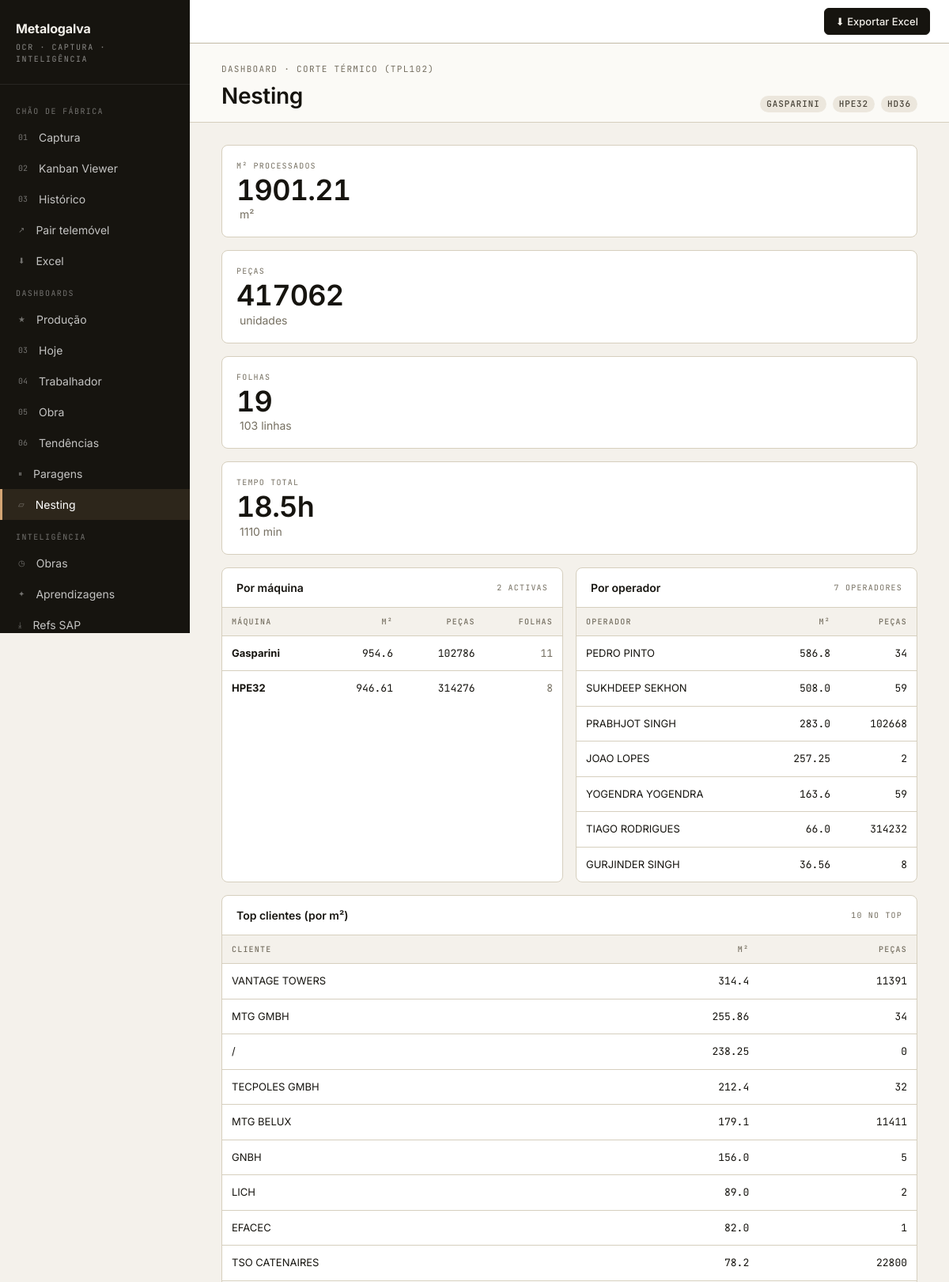
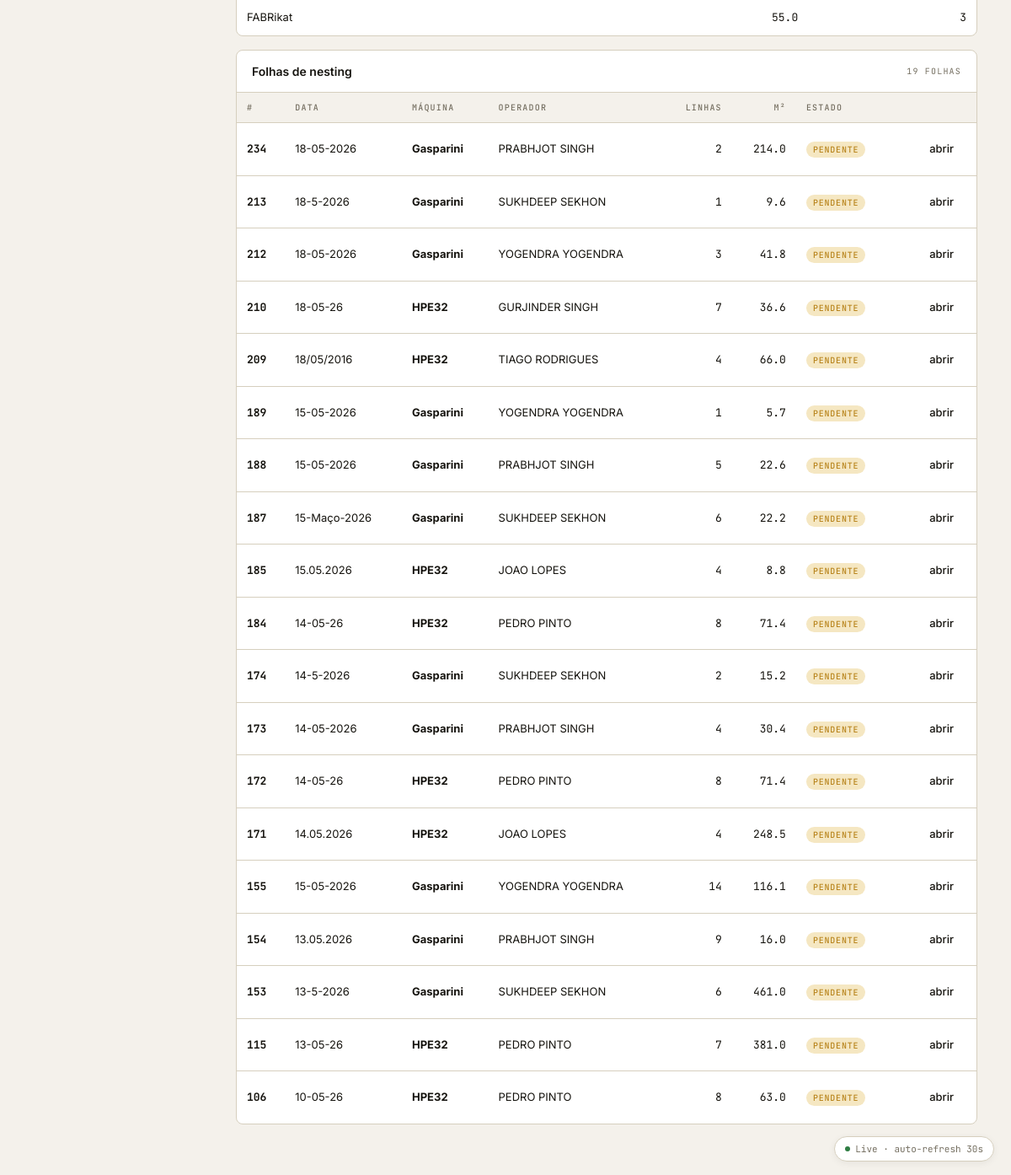
The app's page /dashboard/nesting with its own data (2 pictures, top to bottom).
### tables this page shows
CREATE TABLE sheets (
    id INTEGER PRIMARY KEY AUTOINCREMENT,
    image_path TEXT NOT NULL,
    captured_at TIMESTAMP DEFAULT CURRENT_TIMESTAMP,
    status TEXT NOT NULL DEFAULT 'pending',
    operador TEXT,
    sheet_data TEXT,
    raw_extraction TEXT,
    dq_audit TEXT,
    extracted_at TIMESTAMP,
    validated_at TIMESTAMP,
    error_message TEXT
, image_rotation INTEGER NOT NULL DEFAULT 0, shadow_scoring_json TEXT, shadow_scored_at TIMESTAMP);

### backend/app/web/main.py (the view)
@app.get("/dashboard/nesting", response_class=HTMLResponse)
def dashboard_nesting(request: Request) -> Response:
    from app.gemini import list_gemini_sheets, aggregate_gemini
    db_path = _DATA_DIR / "app.db"
    sheets = list_gemini_sheets(db_path)
    agg = aggregate_gemini(sheets)
    return templates.TemplateResponse(
        request,
        "dashboard_nesting.html",
        {
            "sheets": sheets,
            "agg": agg,
            "active_tab": "nesting",
        },
    )

### backend/app/web/templates/dashboard_nesting.html (shortened to what this page needs)
{% extends "base.html" %}
{% set live = true %}
{% block content %}
<div class="page-h">
  <div>
    <div class="page-eyebrow">Dashboard · Corte térmico (TPL102)</div>
    <h1 class="page-title">Nesting</h1>
  </div>
  <div style="display:flex; gap:8px; align-items:center;">
    <span class="pill neutral mono" style="font-size:11px;">GASPARINI</span>
    <span class="pill neutral mono" style="font-size:11px;">HPE32</span>
    <span class="pill neutral mono" style="font-size:11px;">HD36</span>
  </div>
</div>
<div id="dash-data" class="page-content"
     hx-get="{{ request.url }}"
     hx-trigger="every 30s"
     hx-select="#dash-data"
     hx-swap="outerHTML">
  <div class="kpi-grid" style="margin-bottom:16px;">
    <div class="kpi">
      <div class="kpi-l">M² PROCESSADOS</div>
      <div class="kpi-v">{{ agg.total_m2 }}</div>
      <div class="kpi-u muted">m²</div>
    </div>
    <div class="kpi">
      <div class="kpi-l">PEÇAS</div>
      <div class="kpi-v">{{ agg.total_qty }}</div>
      <div class="kpi-u muted">unidades</div>
    </div>
    <div class="kpi">
      <div class="kpi-l">FOLHAS</div>
      <div class="kpi-v">{{ agg.n_sheets }}</div>
      <div class="kpi-u muted">{{ agg.n_entries }} linhas</div>
    </div>
    <div class="kpi">
      <div class="kpi-l">TEMPO TOTAL</div>
      <div class="kpi-v">{{ agg.total_hours }}h</div>
      <div class="kpi-u muted">{{ agg.total_minutes }} min</div>
    </div>
  </div>
  {% if agg.n_entries == 0 %}
    <div class="card" style="text-align:center; padding:48px;">
      <div class="muted" style="font-size:14px;">
        Sem registos de nesting ainda.<br>
        Tira foto de um kanban <b>GASPARINI</b>, <b>HPE32</b> ou <b>HD36</b>
        em <a href="/capture" style="color:var(--accent-ink);">/capture</a>
        — o sistema deteta automaticamente o template e regista aqui.
      </div>
    </div>
  {% else %}
  <div style="display:grid; grid-template-columns: 1fr 1fr; gap:16px;">
    <div class="card">
      <div class="card-h">
        <div class="card-h-title">Por máquina</div>
        <div class="card-h-sub">{{ agg.by_machine|length }} activas</div>
      </div>
      <div class="scroll-x">
        <table class="tbl">
          <thead>
            <tr>
              <th>Máquina</th>
              <th style="text-align:right;">m²</th>
              <th style="text-align:right;">Peças</th>
              <th style="text-align:right;">Folhas</th>
            </tr>
          </thead>
          <tbody>
            {% for m in agg.by_machine %}
            <tr>
              <td><b>{{ m.name }}</b></td>
              <td class="mono" style="text-align:right;">{{ m.m2 }}</td>
              <td class="mono" style="text-align:right;">{{ m.qtd }}</td>
              <td class="mono muted" style="text-align:right;">{{ m.sheets }}</td>
            </tr>
            {% endfor %}
          </tbody>
        </table>
      </div>
    </div>
    <div class="card">
      <div class="card-h">
        <div class="card-h-title">Por operador</div>
        <div class="card-h-sub">{{ agg.by_operador|length }} operadores</div>
      </div>
      <div class="scroll-x">
        <table class="tbl">
          <thead>
            <tr>
              <th>Operador</th>
              <th style="text-align:right;">m²</th>
              <th style="text-align:right;">Peças</th>
            </tr>
          </thead>
          <tbody>
            {% for o in agg.by_operador %}
            <tr>
              <td>{{ o.operador }}</td>
              <td class="mono" style="text-align:right;">{{ o.m2 }}</td>
              <td class="mono" style="text-align:right;">{{ o.qtd }}</td>
            </tr>
            {% endfor %}
          </tbody>
        </table>
      </div>
    </div>
  </div>
  <div class="card" style="margin-top:16px;">
    <div class="card-h">
      <div class="card-h-title">Top clientes (por m²)</div>
      <div class="card-h-sub">{{ agg.by_cliente|length }} no top</div>
    </div>
    <div class="scroll-x">
      <table class="tbl">
        <thead>
          <tr>
            <th>Cliente</th>
            <th style="text-align:right;">m²</th>
            <th style="text-align:right;">Peças</th>
          </tr>
        </thead>
        <tbody>
          {% for c in agg.by_cliente %}
          <tr>
            <td>{{ c.cliente }}</td>
            <td class="mono" style="text-align:right;">{{ c.m2 }}</td>
            <td class="mono" style="text-align:right;">{{ c.qtd }}</td>
          </tr>
          {% endfor %}
        </tbody>
      </table>
    </div>
  </div>
  <div class="card" style="margin-top:16px;">
    <div class="card-h">
      <div class="card-h-title">Folhas de nesting</div>
      <div class="card-h-sub">{{ sheets|length }} folhas</div>
    </div>
    <div class="scroll-x">
      <table class="tbl">
        <thead>
          <tr>
            <th>#</th>
            <th>Data</th>
            <th>Máquina</th>
            <th>Operador</th>
            <th style="text-align:right;">Linhas</th>
            <th style="text-align:right;">m²</th>
            <th>Estado</th>
            <th></th>
          </tr>
        </thead>
        <tbody>
          {% for s in sheets %}
          {% set total_m2 = s.rows | map(attribute='m2_val') | reject('none') | sum %}
          <tr>
            <td class="mono"><b>{{ s.sheet_id }}</b></td>
            <td>{{ s.sheet_date or '—' }}</td>
            <td><b>{{ s.machine }}</b></td>
            <td>{{ s.operador or '—' }}</td>
            <td class="mono" style="text-align:right;">{{ s.rows|length }}</td>
            <td class="mono" style="text-align:right;">{{ "%.1f"|format(total_m2) }}</td>
            <td>
              {% if s.status == 'validated' %}
                <span class="pill ok">validada</span>
              {% elif s.status == 'extracted' %}
                <span class="pill warn">pendente</span>
              {% elif s.status == 'error' %}
                <span class="pill crit">erro</span>
              {% else %}
                <span class="pill neutral">{{ s.status }}</span>
              {% endif %}
            </td>
            <td style="text-align:right;">
              <a href="/sheet/{{ s.sheet_id }}" class="btn ghost">abrir</a>
            </td>
          </tr>
          {% endfor %}
        </tbody>
      </table>
    </div>
  </div>
  {% endif %}
</div>
{% endblock %}

### backend/app/web/templates/base.html (shortened to what this page needs)
<!DOCTYPE html>
<html lang="pt">
<head>
  <link rel="stylesheet" href="/static/design.css">
</head>
{% set is_mobile = request.state.mobile if request.state.mobile is defined else false %}
<body class="{{ 'mobile' if is_mobile else 'desktop' }}">
{% set path = request.url.path %}
{% set is_capture = path.startswith('/capture') %}
{% set is_pair = path.startswith('/pair') %}
{% set is_queue = path.startswith('/queue') or path.startswith('/sheet') %}
{% set is_kanbans = path.startswith('/kanbans') %}
{% set is_excel = path.startswith('/excel') %}
{% set is_today = path == '/dashboard' or (active_tab is defined and active_tab == 'today') %}
{% set is_production = path.startswith('/dashboard/production') or (active_tab is defined and active_tab == 'production') %}
{% set is_workers = active_tab is defined and active_tab == 'workers' %}
{% set is_jobs = active_tab is defined and active_tab == 'jobs' %}
{% set is_trends = active_tab is defined and active_tab == 'trends' %}
{% set is_alerts = active_tab is defined and active_tab == 'alerts' %}
{% set is_learnings = path.startswith('/learnings') %}
{% set is_refs = path.startswith('/refs') %}
{% set is_obras = path.startswith('/obras') %}
{% set is_downtime = active_tab is defined and active_tab == 'downtime' %}
{% set is_nesting = active_tab is defined and active_tab == 'nesting' %}
<div class="app">
  {% if not is_mobile %}
  <aside class="sidebar">
    <div class="sb-brand">
      <div class="sb-brand-title">Metalogalva</div>
      <div class="sb-brand-sub">OCR · Captura · Inteligência</div>
    </div>
    <div class="sb-section">Chão de Fábrica</div>
    <a class="sb-item {% if is_capture %}active{% endif %}" href="/capture">
      <span class="sb-num">01</span>
      <span>Captura</span>
    </a>
    <a class="sb-item {% if is_kanbans %}active{% endif %}" href="/kanbans">
      <span class="sb-num">02</span>
      <span>Kanban Viewer</span>
    </a>
    <a class="sb-item {% if is_queue %}active{% endif %}" href="/queue">
      <span class="sb-num">03</span>
      <span>Histórico</span>
    </a>
    <a class="sb-item {% if is_pair %}active{% endif %}" href="/pair">
      <span class="sb-num">↗</span>
      <span>Pair telemóvel</span>
    </a>
    <a class="sb-item {% if is_excel %}active{% endif %}" href="/excel">
      <span class="sb-num">⬇</span>
      <span>Excel</span>
    </a>
    <div class="sb-section">Dashboards</div>
    <a class="sb-item {% if is_production %}active{% endif %}" href="/dashboard/production">
      <span class="sb-num">★</span>
      <span>Produção</span>
    </a>
    <a class="sb-item {% if is_today %}active{% endif %}" href="/dashboard">
      <span class="sb-num">03</span>
      <span>Hoje</span>
    </a>
    <a class="sb-item {% if is_workers %}active{% endif %}" href="/dashboard/workers">
      <span class="sb-num">04</span>
      <span>Trabalhador</span>
    </a>
    <a class="sb-item {% if is_jobs %}active{% endif %}" href="/dashboard/jobs">
      <span class="sb-num">05</span>
      <span>Obra</span>
    </a>
    <a class="sb-item {% if is_trends %}active{% endif %}" href="/dashboard/trends">
      <span class="sb-num">06</span>
      <span>Tendências</span>
    </a>
    <a class="sb-item {% if is_downtime %}active{% endif %}" href="/dashboard/downtime">
      <span class="sb-num">⏸</span>
      <span>Paragens</span>
    </a>
    <a class="sb-item {% if is_nesting %}active{% endif %}" href="/dashboard/nesting">
      <span class="sb-num">▱</span>
      <span>Nesting</span>
    </a>
    <div class="sb-section">Inteligência</div>
    <a class="sb-item {% if is_obras %}active{% endif %}" href="/obras">
      <span class="sb-num">◷</span>
      <span>Obras</span>
    </a>
    <a class="sb-item {% if is_learnings %}active{% endif %}" href="/learnings">
      <span class="sb-num">✦</span>
      <span>Aprendizagens</span>
    </a>
    <a class="sb-item {% if is_refs %}active{% endif %}" href="/refs">
      <span class="sb-num">⤓</span>
      <span>Refs SAP</span>
    </a>
  </aside>
  {% endif %}
  <main class="main">
    {% if not is_mobile %}
    <div class="topbar"
         style="display:flex; justify-content:flex-end; align-items:center;
                gap:10px; padding:10px 24px; border-bottom:1px solid var(--rule-2);
                background:var(--bg-1, #fff); position:sticky; top:0; z-index:50;">
      <button class="btn primary" type="button"
              @click="$dispatch('open-export-modal')" x-data>
        ⬇ Exportar Excel
      </button>
    </div>
    {% endif %}
    {% block content %}{% endblock %}
  </main>
</div>
{% if live is defined and live %}
<div x-data="liveBanner({{ request.state.watermark if request.state.watermark is defined else 0 }})"
     @htmx:before-request.window="onBefore()"
     @htmx:after-request.window="onAfter($event)">
  <div class="live-pulse" :class="{ refreshing: refreshing }">
    <span x-show="!refreshing">Live · auto-refresh 30s</span>
  </div>
</div>
{% endif %}
</body>
</html>

### records on screen
sheets: sheet_id "234", sheet_date "18-05-2026", machine "Gasparini", operador "PRABHJOT SINGH", rows|length "2", total_m2 "214.0", status "PENDENTE"
sheets: sheet_id "213", sheet_date "18-5-2026", machine "Gasparini", operador "SUKHDEEP SEKHON", rows|length "1", total_m2 "9.6", status "PENDENTE"
sheets: sheet_id "212", sheet_date "18-05-2026", machine "Gasparini", operador "YOGENDRA YOGENDRA", rows|length "3", total_m2 "41.8", status "PENDENTE"
sheets: sheet_id "210", sheet_date "18-05-26", machine "HPE32", operador "GURJINDER SINGH", rows|length "7", total_m2 "36.6", status "PENDENTE"
sheets: sheet_id "209", sheet_date "18/05/2016", machine "HPE32", operador "TIAGO RODRIGUES", rows|length "4", total_m2 "66.0", status "PENDENTE"
sheets: sheet_id "189", sheet_date "15-05-2026", machine "Gasparini", operador "YOGENDRA YOGENDRA", rows|length "1", total_m2 "5.7", status "PENDENTE"
sheets: sheet_id "188", sheet_date "15-05-2026", machine "Gasparini", operador "PRABHJOT SINGH", rows|length "5", total_m2 "22.6", status "PENDENTE"
sheets: sheet_id "187", sheet_date "15-Maço-2026", machine "Gasparini", operador "SUKHDEEP SEKHON", rows|length "6", total_m2 "22.2", status "PENDENTE"
sheets: sheet_id "185", sheet_date "15.05.2026", machine "HPE32", operador "JOAO LOPES", rows|length "4", total_m2 "8.8", status "PENDENTE"
sheets: sheet_id "184", sheet_date "14-05-26", machine "HPE32", operador "PEDRO PINTO", rows|length "8", total_m2 "71.4", status "PENDENTE"
sheets: sheet_id "174", sheet_date "14-5-2026", machine "Gasparini", operador "SUKHDEEP SEKHON", rows|length "2", total_m2 "15.2", status "PENDENTE"
sheets: sheet_id "173", sheet_date "14-05-2026", machine "Gasparini", operador "PRABHJOT SINGH", rows|length "4", total_m2 "30.4", status "PENDENTE"
sheets: sheet_id "172", sheet_date "14-05-26", machine "HPE32", operador "PEDRO PINTO", rows|length "8", total_m2 "71.4", status "PENDENTE"
sheets: sheet_id "171", sheet_date "14.05.2026", machine "HPE32", operador "JOAO LOPES", rows|length "4", total_m2 "248.5", status "PENDENTE"
sheets: sheet_id "155", sheet_date "15-05-2026", machine "Gasparini", operador "YOGENDRA YOGENDRA", rows|length "14", total_m2 "116.1", status "PENDENTE"
sheets: sheet_id "154", sheet_date "13.05.2026", machine "Gasparini", operador "PRABHJOT SINGH", rows|length "9", total_m2 "16.0", status "PENDENTE"
sheets: sheet_id "153", sheet_date "13-5-2026", machine "Gasparini", operador "SUKHDEEP SEKHON", rows|length "6", total_m2 "461.0", status "PENDENTE"
sheets: sheet_id "115", sheet_date "13-05-26", machine "HPE32", operador "PEDRO PINTO", rows|length "7", total_m2 "381.0", status "PENDENTE"
sheets: sheet_id "106", sheet_date "10-05-26", machine "HPE32", operador "PEDRO PINTO", rows|length "8", total_m2 "63.0", status "PENDENTE"

### other values on screen
{{ agg.total_m2 }} "1901.21"
{{ agg.total_qty }} "417062"
{{ agg.n_sheets }} "19"
{{ agg.n_entries }} "103"
{{ agg.total_hours }} "18.5"
{{ agg.total_minutes }} "1110"
{{ agg.by_machine|length }} "2"
{{ m.name }} "Gasparini" "HPE32"
{{ m.m2 }} "954.6" "946.61"
{{ m.qtd }} "102786" "314276"
{{ m.sheets }} "11" "8"
{{ agg.by_operador|length }} "7"
{{ o.operador }} "PEDRO PINTO" "SUKHDEEP SEKHON" "PRABHJOT SINGH" "JOAO LOPES" "YOGENDRA YOGENDRA" "TIAGO RODRIGUES" "GURJINDER SINGH"
{{ o.m2 }} "586.8" "508.0" "283.0" "257.25" "163.6" "66.0" "36.56"
{{ o.qtd }} "34" "59" "102668" "2" "59" "314232" "8"
